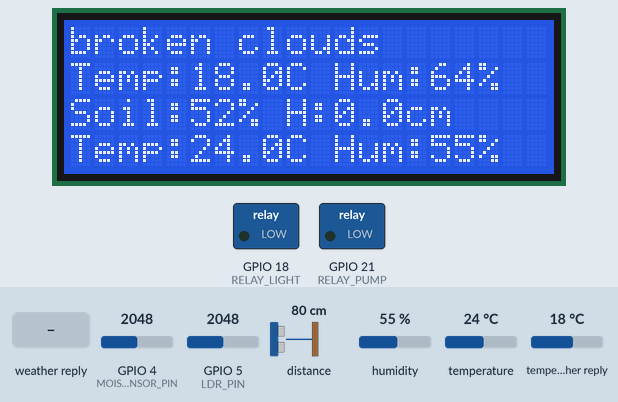
This sketch was run on a simulated ESP32. Shown: 20×4 character LCD, switched loads named in the sketch (green lamp = pin HIGH). Inputs (shaded band) come from the test bench; at power-on: GPIO 4 (MOISTURE_SENSOR_PIN) = 2048, GPIO 5 (LDR_PIN) = 2048, distance to the obstacle 80 cm, humidity 55 %, temperature 24 °C, temperature in the weather reply 18 °C. WiFi joins after 1.5 s; servers stay silent unless stated; web services answer with replies made up by the test bench.

Above: at 8.6 s.
8.7 s: weather in the web reply set to Clear
At 17.5 s:
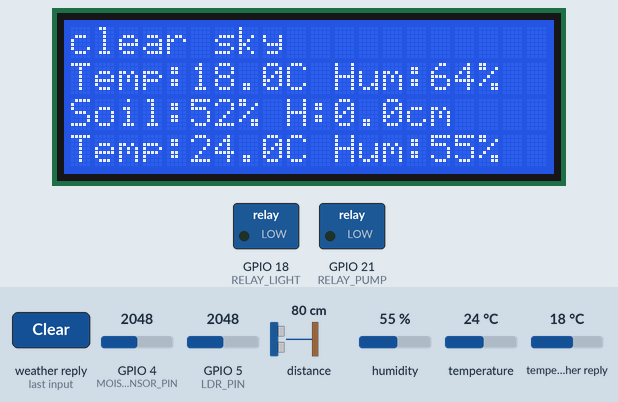
17.8 s: weather in the web reply set to Rain
At 25.2 s:
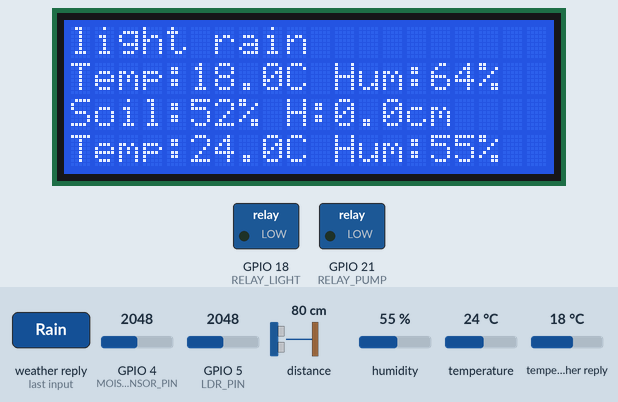
25.9 s: weather in the web reply set to Snow
At 33.5 s:
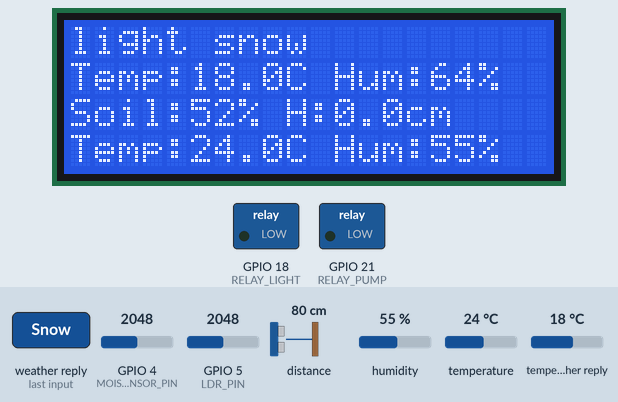
33.8 s: weather in the web reply set to Thunderstorm
At 41.3 s:
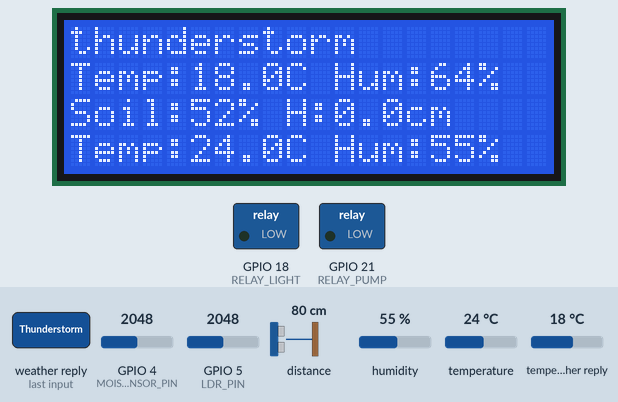
41.9 s: weather in the web reply set to Mist
At 49.3 s:
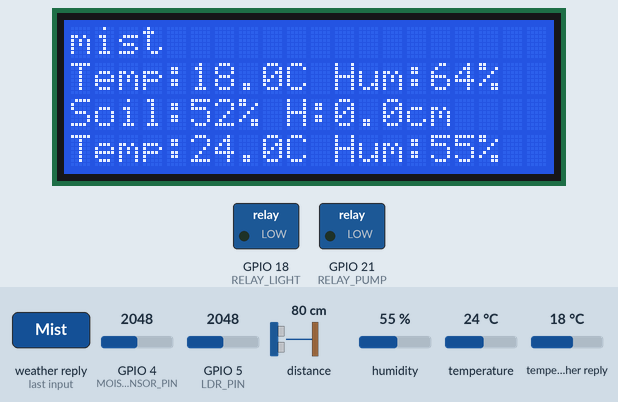
49.9 s: GPIO 4 (MOISTURE_SENSOR_PIN) set to 2870
At 57.6 s:
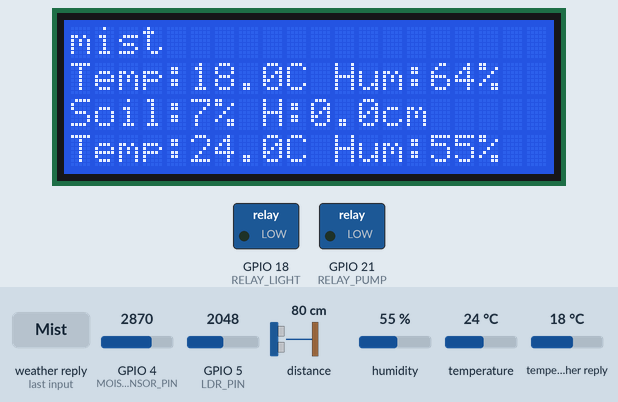
57.9 s: GPIO 4 (MOISTURE_SENSOR_PIN) set to 2929
Timing chart, 0 to 60.9 s (numbered marks = the images above; inputs shaded):
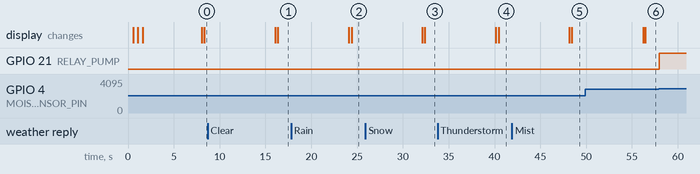

The sketch:

FULL_CODE_IOT.ino
```cpp
#define BLYNK_TEMPLATE_ID "TMPL6ahF784hO"
#define BLYNK_TEMPLATE_NAME "AI FARMING"
#define BLYNK_AUTH_TOKEN "EjDTTx53glCKykibuLGqgAOMIUXN2PE8"

#include <WiFi.h>
#include <HTTPClient.h>
#include <ArduinoJson.h>
#include <DHT.h>
#include <Wire.h>
#include <LiquidCrystal_I2C.h>
#include <VL53L0X.h>
#include <BlynkSimpleEsp32.h>

// ---------------- LCD ----------------
LiquidCrystal_I2C lcd(0x27, 20, 4);

// ---------------- WiFi & Blynk ----------------
const char* ssid = "IPHONE 17 PRO MAX";
const char* password = "Azam1111";
char auth[] = "EjDTTx53glCKykibuLGqgAOMIUXN2PE8";

// ---------------- OpenWeatherMap ----------------
String URL = "http://api.openweathermap.org/data/2.5/weather?";
String ApiKey = "0e89cd95c00a211987107c36a93a8539";
String lat = "6.460716038346288";
String lon = "100.4303498";

// ---------------- Google Sheets ----------------
String googleScriptURL = "https://script.google.com/macros/s/AKfycbyh5NZpdUeForRbpC157Z8AhGRXJXgNsHwHmy97kCkKBwpVWZ1mW5ywd1efStCqCou75g/exec";

// ---------------- DHT ----------------
#define DHTPIN 17
#define DHTTYPE DHT11
DHT dht(DHTPIN, DHTTYPE);

// ---------------- Soil Moisture ----------------
#define MOISTURE_SENSOR_PIN 4
#define RELAY_PUMP 21
int lowWaterThreshold = 2700;
int highWaterThreshold = 2900;
String pumpStatus = "Off";

// ===== Soil Moisture % =====
int soilDry = 3000;
int soilWet = 1200;
int soilMoisturePercent = 0;

// ---------------- LDR ----------------
#define LDR_PIN 5
#define RELAY_LIGHT 18
int thresholdNight = 3000;
String lampStatus = "Off";

// ---------------- VL53L0X ----------------
VL53L0X sensor;
float height_cm = 0;
float sensorToSoil_cm = 38.0;

// ================= TIMER =================
unsigned long previousLCDMillis = 0;
unsigned long previousSheetMillis = 0;
const unsigned long lcdInterval = 8000;
const unsigned long sheetInterval = 120000;

// ================= AI NOTIFICATION =================
String plantStage = "Seedling";
bool matureNotified = false;
unsigned long lastDryNotify = 0;
const unsigned long dryNotifyInterval = 1800000; // 30 min

// =================================================================
void setup() {
  Serial.begin(115200);

  Wire.begin(8, 9);
  lcd.init();
  lcd.backlight();
  lcd.print("Connecting WiFi");

  WiFi.begin(ssid, password);
  while (WiFi.status() != WL_CONNECTED) {
    delay(500);
    lcd.print(".");
  }

  lcd.clear();
  lcd.print("WiFi Connected");
  delay(1500);

  Blynk.begin(auth, ssid, password);
  dht.begin();

  pinMode(RELAY_PUMP, OUTPUT);
  pinMode(RELAY_LIGHT, OUTPUT);
  digitalWrite(RELAY_PUMP, LOW);
  digitalWrite(RELAY_LIGHT, LOW);

  if (!sensor.init()) {
    lcd.clear();
    lcd.print("VL53L0X ERROR");
    while (1);
  }
  sensor.startContinuous();
}

// =================================================================
void loop() {
  Blynk.run();
  unsigned long currentMillis = millis();

  // ---------- SENSOR READ ----------
  float temp = dht.readTemperature();
  float humd = dht.readHumidity();
  int moistureValue = analogRead(MOISTURE_SENSOR_PIN);
  int ldrValue = analogRead(LDR_PIN);

  int dist_mm = sensor.readRangeContinuousMillimeters();
  float distance_cm = dist_mm / 10.0;

  height_cm = sensorToSoil_cm - distance_cm;
  if (height_cm < 0) height_cm = 0;

  // ---------- SOIL MOISTURE % ----------
  soilMoisturePercent = map(moistureValue, soilDry, soilWet, 0, 100);
  soilMoisturePercent = constrain(soilMoisturePercent, 0, 100);

  // ---------- PUMP ----------
  if (moistureValue >= highWaterThreshold) {
    digitalWrite(RELAY_PUMP, HIGH);
    pumpStatus = "On";
  } else {
    digitalWrite(RELAY_PUMP, LOW);
    pumpStatus = "Off";
  }

  // ---------- LAMP ----------
  if (ldrValue > thresholdNight) {
    digitalWrite(RELAY_LIGHT, HIGH);
    lampStatus = "Off";
  } else {
    digitalWrite(RELAY_LIGHT, LOW);
    lampStatus = "On";
  }

  // ================= AI PLANT STAGE =================
  if (height_cm < 3) {
    plantStage = "Seedling";
  } else if (height_cm < 7) {
    plantStage = "Growing";
  } else {
    plantStage = "Mature";
  }

  // ================= AI DRY SOIL ALERT =================
  if (soilMoisturePercent < 50 && pumpStatus == "Off") {
    if (millis() - lastDryNotify > dryNotifyInterval) {
      Blynk.logEvent("dry_water",
        "⚠️ AI: The soil is almost dry. Please water in 30 minutes..");
      lastDryNotify = millis();
    }
  }

  // ================= AI MATURE ALERT =================
  if (plantStage == "Mature" && !matureNotified) {
    Blynk.logEvent("mature_tree",
      "🌱 AI Detects: The sapling is mature and ready to be transplanted.");
    matureNotified = true;
  }

  // ================= LCD =================
  if (currentMillis - previousLCDMillis >= lcdInterval) {
    previousLCDMillis = currentMillis;
    lcd.clear();

    // -------- OpenWeatherMap --------
    if (WiFi.status() == WL_CONNECTED) {
      HTTPClient http;
      String fullURL = URL + "lat=" + lat + "&lon=" + lon + "&units=metric&appid=" + ApiKey;
      http.begin(fullURL);
      if (http.GET() > 0) {
        DynamicJsonDocument doc(2048);
        deserializeJson(doc, http.getString());

        lcd.setCursor(0,0);
        lcd.print(doc["weather"][0]["description"].as<const char*>());

        lcd.setCursor(0,1);
        lcd.print("Temp:");
        lcd.print(doc["main"]["temp"].as<float>(),1);
        lcd.print("C Hum:");
        lcd.print(doc["main"]["humidity"].as<float>(),0);
        lcd.print("%");
      }
      http.end();
    }

    // -------- Soil + Height + Temp + Hum --------
    lcd.setCursor(0,2);
    lcd.print("Soil:");
    lcd.print(soilMoisturePercent);
    lcd.print("% H:");
    lcd.print(height_cm,1);
    lcd.print("cm");

    lcd.setCursor(0,3);
    lcd.print("Temp:");
    lcd.print(temp,1);
    lcd.print("C Hum:");
    lcd.print(humd,0);
    lcd.print("%");
  }

  // ================= GOOGLE SHEETS =================
  if (currentMillis - previousSheetMillis >= sheetInterval) {
    previousSheetMillis = currentMillis;
    sendToGoogleSheets(temp, humd, soilMoisturePercent, height_cm);
  }

  // ================= BLYNK =================
  Blynk.virtualWrite(V0, temp);
  Blynk.virtualWrite(V1, humd);
  Blynk.virtualWrite(V2, soilMoisturePercent);
  Blynk.virtualWrite(V3, height_cm);
  Blynk.virtualWrite(V4, pumpStatus == "On" ? 1 : 0);
  Blynk.virtualWrite(V5, lampStatus == "On" ? 1 : 0);
  Blynk.virtualWrite(V6, plantStage);
}

// =================================================================
void sendToGoogleSheets(float temperature, float humidity, int soilValue, float heightValue) {
  if (WiFi.status() == WL_CONNECTED) {
    HTTPClient http;
    String url = googleScriptURL;
    url += "?sts=write";
    url += "&temp=" + String(temperature, 1);
    url += "&humd=" + String(humidity, 1);
    url += "&swtc1=" + pumpStatus;
    url += "&swtc2=" + lampStatus;
    url += "&soil=" + String(soilValue);
    url += "&height=" + String(heightValue, 1);
    http.begin(url);
    http.GET();
    http.end();
  }
}
```

Measured:
- after the input at 8.7 s, the display: first differs from a run without the input after 7.6 s (image 1)
- after the input at 17.8 s, the display: first differs from a run without the input after 6.6 s (image 2)
- after the input at 25.9 s, the display: first differs from a run without the input after 6.5 s (image 3)
- after the input at 33.8 s, the display: first differs from a run without the input after 6.6 s (image 4)
- after the input at 41.9 s, the display: first differs from a run without the input after 6.5 s (image 5)
- after the input at 49.9 s, the display: first differs from a run without the input after 6.6 s (image 6)
- after the input at 57.9 s, GPIO 21 (RELAY_PUMP): LOW → HIGH after 0.05 s
